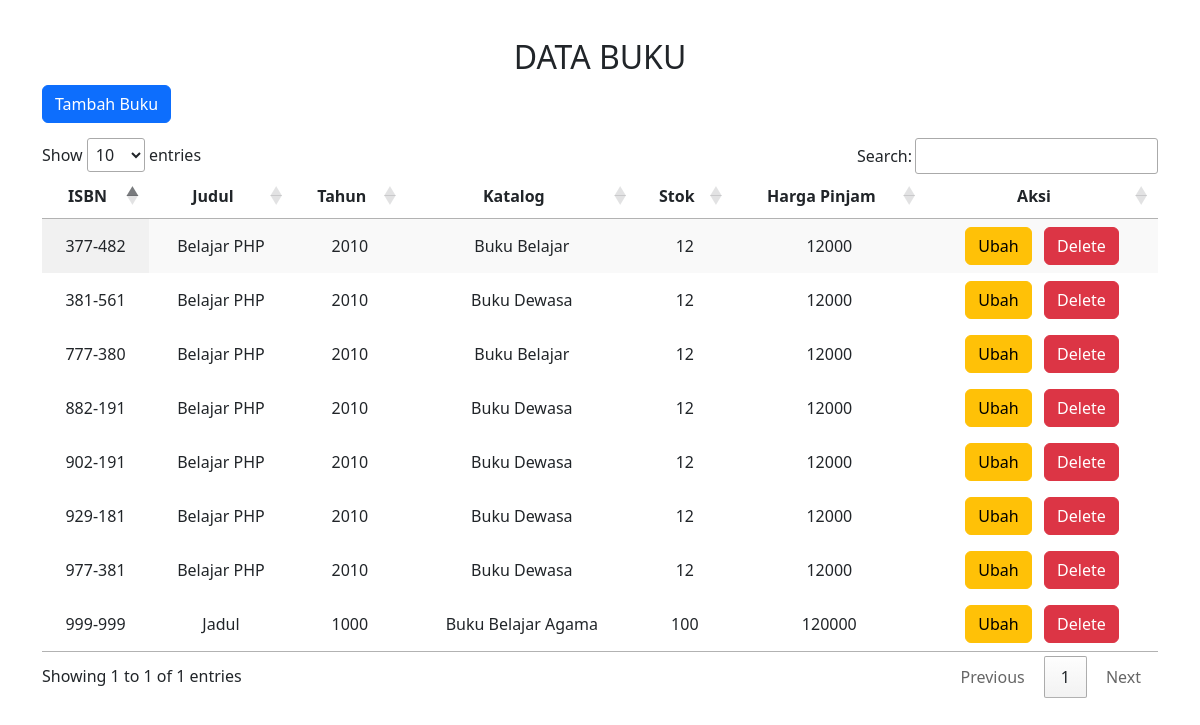
The page / on the database its author committed.
### tables this page shows
CREATE TABLE `buku` (
  `isbn` varchar(25) NOT NULL,
  `judul` varchar(255) DEFAULT NULL,
  `tahun` int(11) DEFAULT NULL,
  `id_penerbit` varchar(8) DEFAULT NULL,
  `id_pengarang` varchar(8) DEFAULT NULL,
  `id_katalog` varchar(3) DEFAULT NULL,
  `qty_stok` int(11) DEFAULT 0,
  `harga_pinjam` int(11) NOT NULL
);

CREATE TABLE `katalog` (
  `id_katalog` varchar(3) NOT NULL,
  `nama` varchar(255) DEFAULT NULL
);

### index.php (the view, shortened to what this page needs)
<!DOCTYPE html>
<html lang="en">
<head>
    <link href="https://cdn.jsdelivr.net/npm/bootstrap@5.3.2/dist/css/bootstrap.min.css" rel="stylesheet"
>
    <link rel="stylesheet" type="text/css" href="https://cdn.datatables.net/1.13.7/css/jquery.dataTables.css" />
</head>
<body>
    <div class="container">
        <div class="row">
            <div class="col-sm-12">
                <?php
                include 'koneksi.php';
                $query = mysqli_query($conn, "SELECT * from buku as b join katalog as k on b.id_katalog=k.id_katalog;");
                ?>
                <center>
                    <h2><br>DATA BUKU</h2>
                </center>
                <a class="btn btn-primary" style="margin-bottom:15px" href="tambah.php?nama_halaman=NAMA HALAMAN NYA">
                    Tambah Buku </a>
                <table id="table_id" class="display" style="width:100%">
                    <thead>
                        <tr>
                            <th class="text-center">
                                ISBN</th>
                            <th class="text-center">
                                Judul
                            </th>
                            <th class="text-center">
                                Tahun
                            </th>
                            <th class="text-center">
                                Katalog
                            </th>
                            <th class="text-center">
                                Stok
                            </th>
                            <th class="text-center">
                                Harga Pinjam
                            </th>
                            <th class="text-center">
                                Aksi
                            </th>
                        </tr>
                    </thead>
                    <?php
                    if (mysqli_num_rows($query) > 0) {
                        while ($data = mysqli_fetch_array($query)) {
                            ?>
                            <tbody>
                                <tr class="text-center">
                                    <td>
                                        <?php echo $data["isbn"] ?>
                                    </td>
                                    <td>
                                        <?php echo $data["judul"] ?>
                                    </td>
                                    <td>
                                        <?php echo $data["tahun"] ?>
                                    </td>
                                    <td>
                                        <?php echo $data["nama"] ?>
                                    </td>
                                    <td>
                                        <?php echo $data["qty_stok"] ?>
                                    </td>
                                    <td>
                                        <?php echo $data["harga_pinjam"] ?>
                                    </td>
                                    <td>
                                        <a href="edit.php?isbn=<?php echo $data["isbn"] ?>" class="btn btn-warning"> Ubah
                                        </a>&nbsp;&nbsp;
                                        <a href="proses_hapus.php?isbn=<?php echo $data["isbn"] ?>" class="btn btn-danger">
                                            Delete </a>
                                    </td>
                                </tr>
                            </tbody>
                        <?php } ?>
                    <?php } ?>
                </table>
            </div>
        </div>
    </div>
</body>
</html>

### rows shown on the page
buku: isbn "377-482", judul "Belajar PHP", tahun "2010", id_katalog.nama "Buku Belajar", qty_stok "12", harga_pinjam "12000"
buku: isbn "381-561", judul "Belajar PHP", tahun "2010", id_katalog.nama "Buku Dewasa", qty_stok "12", harga_pinjam "12000"
buku: isbn "777-380", judul "Belajar PHP", tahun "2010", id_katalog.nama "Buku Belajar", qty_stok "12", harga_pinjam "12000"
buku: isbn "882-191", judul "Belajar PHP", tahun "2010", id_katalog.nama "Buku Dewasa", qty_stok "12", harga_pinjam "12000"
buku: isbn "902-191", judul "Belajar PHP", tahun "2010", id_katalog.nama "Buku Dewasa", qty_stok "12", harga_pinjam "12000"
buku: isbn "929-181", judul "Belajar PHP", tahun "2010", id_katalog.nama "Buku Dewasa", qty_stok "12", harga_pinjam "12000"
buku: isbn "977-381", judul "Belajar PHP", tahun "2010", id_katalog.nama "Buku Dewasa", qty_stok "12", harga_pinjam "12000"
buku: isbn "999-999", judul "Jadul", tahun "1000", id_katalog.nama "Buku Belajar Agama", qty_stok "100", harga_pinjam "120000"
